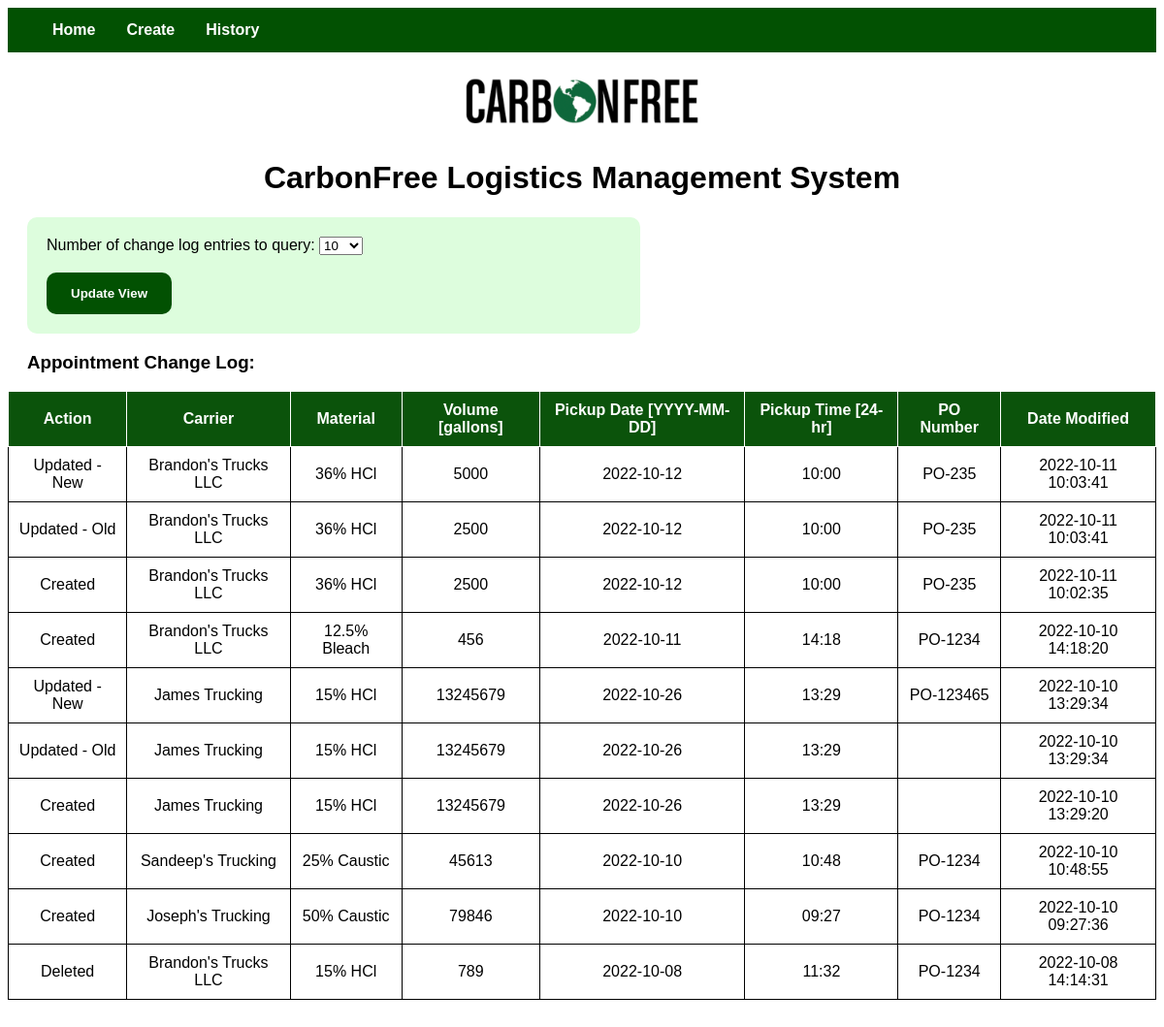
The app's page /history with its own data.
### app.py (models this page shows, shortened)
class log_db(db.Model):
    id = db.Column(db.Integer, primary_key=True)
    modified_on = db.Column(db.DateTime, default=datetime.now)
    action = db.Column(db.String(7))
    carrier = db.Column(db.String(100), nullable=False)
    volume = db.Column(db.Integer)
    material = db.Column(db.String(10))
    pickup_date = db.Column(db.String(10))
    pickup_time = db.Column(db.String(5))
    PO_number = db.Column(db.String(30))

### app.py (the view)
@app.route('/history', methods=['GET'])
def history():
    if not request.args.get('log'):
        query_limit = "10"
    else:
        query_limit = request.args.get('log')
    log = log_db.query.order_by(log_db.id.desc()).limit(query_limit).all()
    return render_template('history.html', log=log, query_limit=query_limit)

### templates/history.html (shortened to what this page needs)
{% extends 'base.html' %}
{% block body %}
<form class="form">
    <label for="log">Number of change log entries to query:</label>
    <select name="log" id="log_query">
        <option value="10"
        {% if query_limit == "10" %} selected {% endif %}>10</option>
    </select><br><br>
    <input type="submit" value="Update View" class="create_edit">
</form>
<div id="change_log">
    <h3>Appointment Change Log:</h3>
    <table>
        <tr>
            <th>Action</th>
            <th>Carrier</th>
            <th>Material</th>
            <th>Volume [gallons]</th>
            <th>Pickup Date [YYYY-MM-DD]</th>
            <th>Pickup Time [24-hr]</th>
            <th>PO Number</th>
            <th>Date Modified</th>
        </tr>
        {% for item in log %}
            <tr>
                <td>{{ item.action }}</td>
                <td>{{ item.carrier }}</td>
                <td>{{ item.material }}</td>
                <td>{{ item.volume }}</td>
                <td>{{ item.pickup_date }}</td>
                <td>{{ item.pickup_time }}</td>
                <td>{{ item.PO_number }}</td>
                <td>{{ item.modified_on.strftime("%Y-%m-%d %H:%M:%S") }}</td>
            </tr>
        {% endfor %}
    </table>
</div>
{% endblock %}

### static/css/main.css (style rules this page uses)
h3 { font-family: Arial Narrow, Helvetica, sans-serif; margin-left: 20px; }
table { border: 1px solid; border-collapse: collapse; margin-left: auto; margin-right: auto; margin-bottom: 50px; }
th { border: 1px solid; text-align: center; padding: 10px; background-color: rgb(11, 83, 11); color: white; font-family: Arial Narrow, Helvetica, sans-serif; }
td { border: 1px solid; text-align: center; padding: 10px; font-family: Arial Narrow, Helvetica, sans-serif; }
.create_edit { background-color: rgb(2, 81, 2); color: white; padding: 14px 25px; text-align: center; text-decoration: none; display: inline-block; border-radius: 10px; font-family: Arial Narrow, sans-serif; font-weight: bold; border: none; cursor: pointer; }
.form { background-color: rgb(221, 253, 221); padding: 20px; width: 50%; border-radius: 10px; font-family: Arial Narrow, sans-serif; margin-left: 20px; }
label { font-family: Arial Narrow, sans-serif; }

### records on screen
log_db: action "Updated - New", carrier "Brandon's Trucks LLC", material "36% HCl", volume "5000", pickup_date "2022-10-12", pickup_time "10:00", PO_number "PO-235", modified_on "2022-10-11 10:03:41"
log_db: action "Updated - Old", carrier "Brandon's Trucks LLC", material "36% HCl", volume "2500", pickup_date "2022-10-12", pickup_time "10:00", PO_number "PO-235", modified_on "2022-10-11 10:03:41"
log_db: action "Created", carrier "Brandon's Trucks LLC", material "36% HCl", volume "2500", pickup_date "2022-10-12", pickup_time "10:00", PO_number "PO-235", modified_on "2022-10-11 10:02:35"
log_db: action "Created", carrier "Brandon's Trucks LLC", material "12.5% Bleach", volume "456", pickup_date "2022-10-11", pickup_time "14:18", PO_number "PO-1234", modified_on "2022-10-10 14:18:20"
log_db: action "Updated - New", carrier "James Trucking", material "15% HCl", volume "13245679", pickup_date "2022-10-26", pickup_time "13:29", PO_number "PO-123465", modified_on "2022-10-10 13:29:34"
log_db: action "Updated - Old", carrier "James Trucking", material "15% HCl", volume "13245679", pickup_date "2022-10-26", pickup_time "13:29", modified_on "2022-10-10 13:29:34"
log_db: action "Created", carrier "James Trucking", material "15% HCl", volume "13245679", pickup_date "2022-10-26", pickup_time "13:29", modified_on "2022-10-10 13:29:20"
log_db: action "Created", carrier "Sandeep's Trucking", material "25% Caustic", volume "45613", pickup_date "2022-10-10", pickup_time "10:48", PO_number "PO-1234", modified_on "2022-10-10 10:48:55"
log_db: action "Created", carrier "Joseph's Trucking", material "50% Caustic", volume "79846", pickup_date "2022-10-10", pickup_time "09:27", PO_number "PO-1234", modified_on "2022-10-10 09:27:36"
log_db: action "Deleted", carrier "Brandon's Trucks LLC", material "15% HCl", volume "789", pickup_date "2022-10-08", pickup_time "11:32", PO_number "PO-1234", modified_on "2022-10-08 14:14:31"
